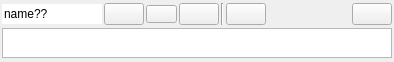
<?xml version="1.0" encoding="UTF-8"?>
<ui version="4.0">
 <class>FormSettingsField</class>
 <widget class="QWidget" name="FormSettingsField">
  <property name="geometry">
   <rect>
    <x>0</x>
    <y>0</y>
    <width>394</width>
    <height>62</height>
   </rect>
  </property>
  <property name="sizePolicy">
   <sizepolicy hsizetype="Preferred" vsizetype="Minimum">
    <horstretch>0</horstretch>
    <verstretch>0</verstretch>
   </sizepolicy>
  </property>
  <property name="maximumSize">
   <size>
    <width>16777215</width>
    <height>62</height>
   </size>
  </property>
  <property name="windowTitle">
   <string>Form</string>
  </property>
  <layout class="QVBoxLayout" name="verticalLayout">
   <property name="spacing">
    <number>2</number>
   </property>
   <property name="sizeConstraint">
    <enum>QLayout::SetMinimumSize</enum>
   </property>
   <property name="leftMargin">
    <number>2</number>
   </property>
   <property name="topMargin">
    <number>2</number>
   </property>
   <property name="rightMargin">
    <number>2</number>
   </property>
   <property name="bottomMargin">
    <number>2</number>
   </property>
   <item>
    <layout class="QHBoxLayout" name="horizontalLayout">
     <item>
      <widget class="QLineEdit" name="lineEditName">
       <property name="sizePolicy">
        <sizepolicy hsizetype="Minimum" vsizetype="Fixed">
         <horstretch>0</horstretch>
         <verstretch>0</verstretch>
        </sizepolicy>
       </property>
       <property name="maximumSize">
        <size>
         <width>100</width>
         <height>16777215</height>
        </size>
       </property>
       <property name="text">
        <string>name??</string>
       </property>
       <property name="frame">
        <bool>false</bool>
       </property>
       <property name="clearButtonEnabled">
        <bool>false</bool>
       </property>
      </widget>
     </item>
     <item>
      <widget class="QPushButton" name="pushButton">
       <property name="toolTip">
        <string>Hide/show description</string>
       </property>
       <property name="text">
        <string/>
       </property>
       <property name="icon">
        <iconset resource="resources.qrc">
         <normaloff>:/resources/actions/text.png</normaloff>:/resources/actions/text.png</iconset>
       </property>
       <property name="checkable">
        <bool>true</bool>
       </property>
      </widget>
     </item>
     <item>
      <widget class="QPushButton" name="pushButtonSave">
       <property name="maximumSize">
        <size>
         <width>50</width>
         <height>16777215</height>
        </size>
       </property>
       <property name="font">
        <font>
         <pointsize>6</pointsize>
        </font>
       </property>
       <property name="toolTip">
        <string>Click here to save current settings</string>
       </property>
       <property name="statusTip">
        <string>Save project</string>
       </property>
       <property name="whatsThis">
        <string>Save project</string>
       </property>
       <property name="text">
        <string/>
       </property>
       <property name="icon">
        <iconset resource="resources.qrc">
         <normaloff>:/resources/actions/save.png</normaloff>:/resources/actions/save.png</iconset>
       </property>
      </widget>
     </item>
     <item>
      <widget class="QPushButton" name="pushButtonLoad">
       <property name="maximumSize">
        <size>
         <width>50</width>
         <height>16777215</height>
        </size>
       </property>
       <property name="toolTip">
        <string>Load saved settings from file</string>
       </property>
       <property name="statusTip">
        <string>Reload Project</string>
       </property>
       <property name="whatsThis">
        <string>Reload project</string>
       </property>
       <property name="text">
        <string/>
       </property>
       <property name="icon">
        <iconset resource="resources.qrc">
         <normaloff>:/resources/actions/replot.png</normaloff>:/resources/actions/replot.png</iconset>
       </property>
      </widget>
     </item>
     <item>
      <widget class="Line" name="line">
       <property name="orientation">
        <enum>Qt::Vertical</enum>
       </property>
      </widget>
     </item>
     <item>
      <widget class="QPushButton" name="pushButtonLoadAndConv">
       <property name="toolTip">
        <string>Load setting and convert all textures.</string>
       </property>
       <property name="text">
        <string/>
       </property>
       <property name="icon">
        <iconset resource="resources.qrc">
         <normaloff>:/resources/actions/recompileShader.png</normaloff>:/resources/actions/recompileShader.png</iconset>
       </property>
      </widget>
     </item>
     <item>
      <spacer name="horizontalSpacer">
       <property name="orientation">
        <enum>Qt::Horizontal</enum>
       </property>
       <property name="sizeHint" stdset="0">
        <size>
         <width>40</width>
         <height>20</height>
        </size>
       </property>
      </spacer>
     </item>
     <item>
      <widget class="QPushButton" name="pushButtonDelete">
       <property name="maximumSize">
        <size>
         <width>50</width>
         <height>16777215</height>
        </size>
       </property>
       <property name="toolTip">
        <string>Delete settings file</string>
       </property>
       <property name="statusTip">
        <string>Delete project</string>
       </property>
       <property name="whatsThis">
        <string>Delete project</string>
       </property>
       <property name="text">
        <string/>
       </property>
       <property name="icon">
        <iconset resource="resources.qrc">
         <normaloff>:/resources/actions/trash.png</normaloff>:/resources/actions/trash.png</iconset>
       </property>
      </widget>
     </item>
    </layout>
   </item>
   <item>
    <widget class="QTextEdit" name="textEditDescription">
     <property name="maximumSize">
      <size>
       <width>5000</width>
       <height>30</height>
      </size>
     </property>
    </widget>
   </item>
  </layout>
 </widget>
 <resources>
  <include location="resources.qrc"/>
 </resources>
 <connections>
  <connection>
   <sender>pushButton</sender>
   <signal>toggled(bool)</signal>
   <receiver>textEditDescription</receiver>
   <slot>setVisible(bool)</slot>
   <hints>
    <hint type="sourcelabel">
     <x>133</x>
     <y>19</y>
    </hint>
    <hint type="destinationlabel">
     <x>125</x>
     <y>42</y>
    </hint>
   </hints>
  </connection>
 </connections>
</ui>
